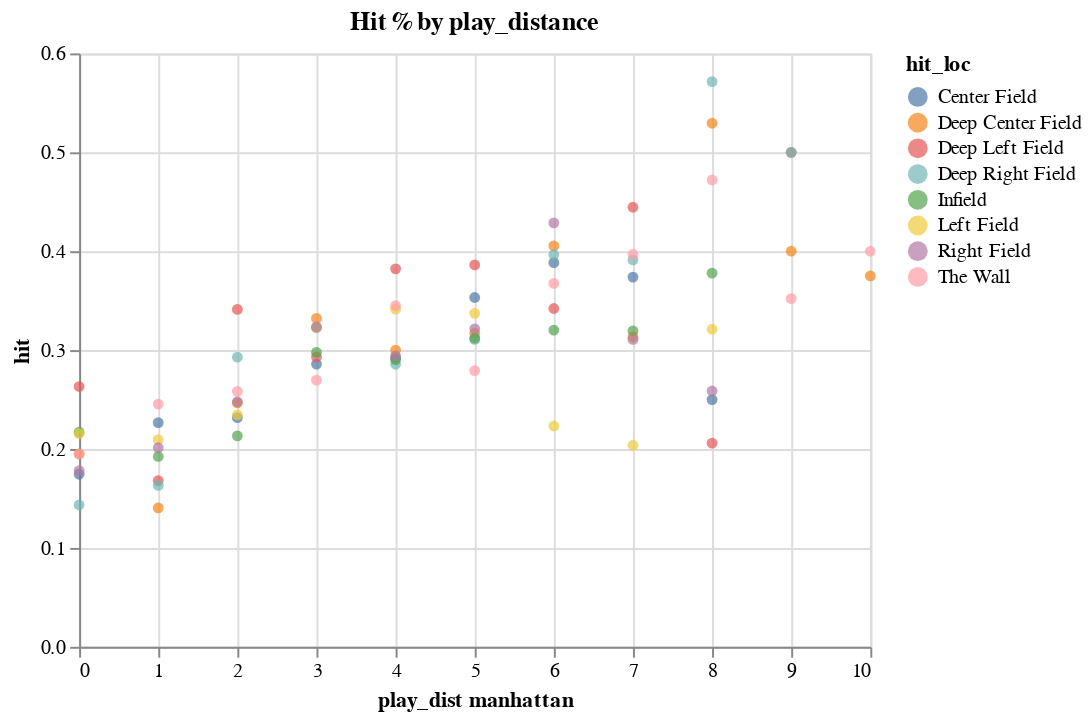

Notebook cell for this chart:
### Code cell
alt.Chart(hbd_loc, title=r"Hit % by play_distance").mark_circle().encode(
    x="play_dist manhattan", y="hit", color="hit_loc"
)

### Figure 1 — Vega-Lite specification as saved in the notebook (floating-point values rounded to 4 significant figures)
{"config": {"view": {"continuousWidth": 400, "continuousHeight": 300}}, "data": {"name": "data-20ba53a6a4830abb1d2e788847cdf074"}, "mark": "circle", "encoding": {"color": {"field": "hit_loc", "type": "nominal"}, "x": {"field": "play_dist manhattan", "type": "quantitative"}, "y": {"field": "hit", "type": "quantitative"}}, "title": "Hit % by play_distance", "$schema": "https://vega.github.io/schema/vega-lite/v4.17.0.json", "datasets": {"data-20ba53a6a4830abb1d2e788847cdf074": [{"hit_loc": "Center Field", "play_dist manhattan": 0, "hit": 0.1745}, {"hit_loc": "Center Field", "play_dist manhattan": 1, "hit": 0.2266}, {"hit_loc": "Center Field", "play_dist manhattan": 2, "hit": 0.2317}, {"hit_loc": "Center Field", "play_dist manhattan": 3, "hit": 0.2859}, {"hit_loc": "Center Field", "play_dist manhattan": 4, "hit": 0.2922}, {"hit_loc": "Center Field", "play_dist manhattan": 5, "hit": 0.3532}, {"hit_loc": "Center Field", "play_dist manhattan": 6, "hit": 0.3884}, {"hit_loc": "Center Field", "play_dist manhattan": 7, "hit": 0.3738}, {"hit_loc": "Center Field", "play_dist manhattan": 8, "hit": 0.25}, {"hit_loc": "Deep Center Field", "play_dist manhattan": 0, "hit": 0.1951}, {"hit_loc": "Deep Center Field", "play_dist manhattan": 1, "hit": 0.1404}, {"hit_loc": "Deep Center Field", "play_dist manhattan": 2, "hit": 0.2466}, {"hit_loc": "Deep Center Field", "play_dist manhattan": 3, "hit": 0.332}, {"hit_loc": "Deep Center Field", "play_dist manhattan": 4, "hit": 0.3}, {"hit_loc": "Deep Center Field", "play_dist manhattan": 5, "hit": 0.3171}, {"hit_loc": "Deep Center Field", "play_dist manhattan": 6, "hit": 0.4054}, {"hit_loc": "Deep Center Field", "play_dist manhattan": 7, "hit": 0.3133}, {"hit_loc": "Deep Center Field", "play_dist manhattan": 8, "hit": 0.5294}, {"hit_loc": "Deep Center Field", "play_dist manhattan": 9, "hit": 0.4}, {"hit_loc": "Deep Center Field", "play_dist manhattan": 10, "hit": 0.375}, {"hit_loc": "Deep Left Field", "play_dist manhattan": 0, "hit": 0.2632}, {"hit_loc": "Deep Left Field", "play_dist manhattan": 1, "hit": 0.1681}, {"hit_loc": "Deep Left Field", "play_dist manhattan": 2, "hit": 0.3412}, {"hit_loc": "Deep Left Field", "play_dist manhattan": 3, "hit": 0.2932}, {"hit_loc": "Deep Left Field", "play_dist manhattan": 4, "hit": 0.3822}, {"hit_loc": "Deep Left Field", "play_dist manhattan": 5, "hit": 0.3861}, {"hit_loc": "Deep Left Field", "play_dist manhattan": 6, "hit": 0.3421}, {"hit_loc": "Deep Left Field", "play_dist manhattan": 7, "hit": 0.4444}, {"hit_loc": "Deep Left Field", "play_dist manhattan": 8, "hit": 0.2059}, {"hit_loc": "Deep Left Field", "play_dist manhattan": 9, "hit": 0.5}, {"hit_loc": "Deep Right Field", "play_dist manhattan": 0, "hit": 0.1434}, {"hit_loc": "Deep Right Field", "play_dist manhattan": 1, "hit": 0.1632}, {"hit_loc": "Deep Right Field", "play_dist manhattan": 2, "hit": 0.2928}, {"hit_loc": "Deep Right Field", "play_dist manhattan": 3, "hit": 0.3226}, {"hit_loc": "Deep Right Field", "play_dist manhattan": 4, "hit": 0.2857}, {"hit_loc": "Deep Right Field", "play_dist manhattan": 5, "hit": 0.3108}, {"hit_loc": "Deep Right Field", "play_dist manhattan": 6, "hit": 0.3966}, {"hit_loc": "Deep Right Field", "play_dist manhattan": 7, "hit": 0.3913}, {"hit_loc": "Deep Right Field", "play_dist manhattan": 8, "hit": 0.5714}, {"hit_loc": "Deep Right Field", "play_dist manhattan": 9, "hit": 0.5}, {"hit_loc": "Infield", "play_dist manhattan": 0, "hit": 0.2171}, {"hit_loc": "Infield", "play_dist manhattan": 1, "hit": 0.1925}, {"hit_loc": "Infield", "play_dist manhattan": 2, "hit": 0.2133}, {"hit_loc": "Infield", "play_dist manhattan": 3, "hit": 0.2978}, {"hit_loc": "Infield", "play_dist manhattan": 4, "hit": 0.2903}, {"hit_loc": "Infield", "play_dist manhattan": 5, "hit": 0.3121}, {"hit_loc": "Infield", "play_dist manhattan": 6, "hit": 0.3202}, {"hit_loc": "Infield", "play_dist manhattan": 7, "hit": 0.3194}, {"hit_loc": "Infield", "play_dist manhattan": 8, "hit": 0.3778}, {"hit_loc": "Left Field", "play_dist manhattan": 0, "hit": 0.2156}, {"hit_loc": "Left Field", "play_dist manhattan": 1, "hit": 0.2095}, {"hit_loc": "Left Field", "play_dist manhattan": 2, "hit": 0.2344}, {"hit_loc": "Left Field", "play_dist manhattan": 3, "hit": 0.3227}, {"hit_loc": "Left Field", "play_dist manhattan": 4, "hit": 0.3414}, {"hit_loc": "Left Field", "play_dist manhattan": 5, "hit": 0.3371}, {"hit_loc": "Left Field", "play_dist manhattan": 6, "hit": 0.2232}, {"hit_loc": "Left Field", "play_dist manhattan": 7, "hit": 0.2038}, {"hit_loc": "Left Field", "play_dist manhattan": 8, "hit": 0.3211}, {"hit_loc": "Right Field", "play_dist manhattan": 0, "hit": 0.1782}, {"hit_loc": "Right Field", "play_dist manhattan": 1, "hit": 0.2013}, {"hit_loc": "Right Field", "play_dist manhattan": 2, "hit": 0.2478}, {"hit_loc": "Right Field", "play_dist manhattan": 3, "hit": 0.3234}, {"hit_loc": "Right Field", "play_dist manhattan": 4, "hit": 0.2942}, {"hit_loc": "Right Field", "play_dist manhattan": 5, "hit": 0.3215}, {"hit_loc": "Right Field", "play_dist manhattan": 6, "hit": 0.4286}, {"hit_loc": "Right Field", "play_dist manhattan": 7, "hit": 0.3108}, {"hit_loc": "Right Field", "play_dist manhattan": 8, "hit": 0.2586}, {"hit_loc": "The Wall", "play_dist manhattan": 0, "hit": 0.1948}, {"hit_loc": "The Wall", "play_dist manhattan": 1, "hit": 0.2454}, {"hit_loc": "The Wall", "play_dist manhattan": 2, "hit": 0.2583}, {"hit_loc": "The Wall", "play_dist manhattan": 3, "hit": 0.2696}, {"hit_loc": "The Wall", "play_dist manhattan": 4, "hit": 0.3449}, {"hit_loc": "The Wall", "play_dist manhattan": 5, "hit": 0.2793}, {"hit_loc": "The Wall", "play_dist manhattan": 6, "hit": 0.3674}, {"hit_loc": "The Wall", "play_dist manhattan": 7, "hit": 0.3968}, {"hit_loc": "The Wall", "play_dist manhattan": 8, "hit": 0.472}, {"hit_loc": "The Wall", "play_dist manhattan": 9, "hit": 0.3521}, {"hit_loc": "The Wall", "play_dist manhattan": 10, "hit": 0.4}]}}
